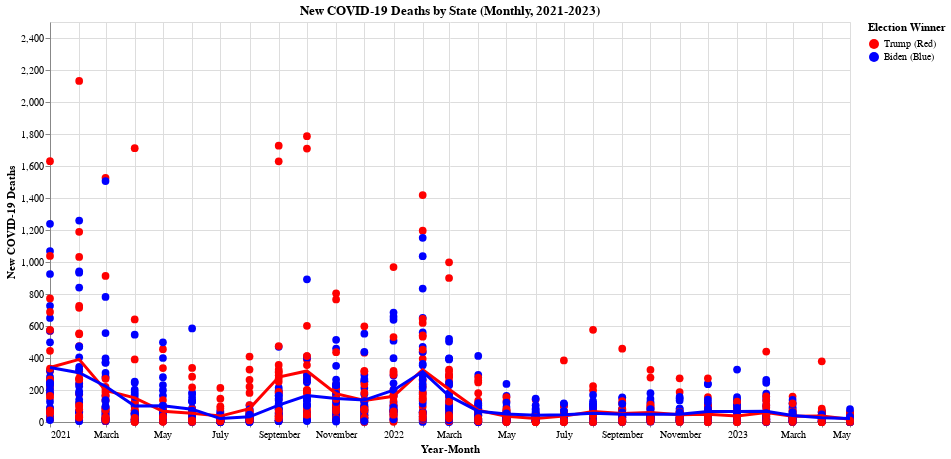

This figure's notebook cell:
### Code cell
import pandas as pd
import altair as alt

election_data = pd.read_csv('../Data/us_election_2020.csv')
covid_data = pd.read_csv('../Data/covid-cases.csv')

# Convert the date column to datetime format
covid_data['date'] = pd.to_datetime(covid_data['date'], format='%m/%d/%Y')

# Filter data for years 2021-2023, remove California data, and add a year-month column
covid_data_filtered = covid_data[(covid_data['date'].dt.year >= 2021) & (covid_data['date'].dt.year <= 2023)]
covid_data_filtered = covid_data_filtered[covid_data_filtered['state'] != 'CA']
covid_data_filtered = covid_data_filtered.copy()  # Avoid SettingWithCopyWarning
covid_data_filtered['year_month'] = covid_data_filtered['date'].dt.to_period('M').dt.to_timestamp()

# Drop duplicate counties to make sure each county is counted only once per month
covid_data_filtered_unique = covid_data_filtered.drop_duplicates(subset=['state', 'county', 'year_month'])

# Aggregate the COVID data by year-month and state to get new deaths for unique counties only
covid_deaths_by_state_month = covid_data_filtered_unique.groupby(['state', 'year_month']).agg({'New deaths': 'sum'}).reset_index()

# Merge with election data on state
merged_data_monthly = pd.merge(covid_deaths_by_state_month, election_data, left_on='state', right_on='state_abr')

# Drop unnecessary columns based on the columns actually present in merged_data_monthly
merged_data_monthly = merged_data_monthly[['state_abr', 'year_month', 'New deaths', 'trump_pct', 'biden_pct', 'trump_win', 'biden_win']]
merged_data_monthly = merged_data_monthly.rename(columns={'state_abr': 'state', 'New deaths': 'new_deaths'})

# Create a selection for user interaction
selection = alt.selection_multi(fields=['trump_win'], bind='legend')

# Create a scatter plot using Altair with interactive filtering and a customized legend
scatter_plot_monthly = alt.Chart(merged_data_monthly).mark_circle(size=60).encode(
    x=alt.X('year_month:T', title='Year-Month'),
    y=alt.Y('new_deaths:Q', title='New COVID-19 Deaths', scale=alt.Scale(domain=[0, 2500])),
    color=alt.Color('trump_win:N', scale=alt.Scale(domain=[1, 0], range=['red', 'blue']), title='Election Winner', legend=alt.Legend(
        title="Election Winner", labelExpr="datum.label == '1' ? 'Trump (Red)' : 'Biden (Blue)'")),
    opacity=alt.condition(selection, alt.value(1), alt.value(0.2)),
    tooltip=['state:N', 'year_month:T', 'new_deaths:Q', 'trump_pct:Q', 'biden_pct:Q']
).properties(
    width=800,
    height=400
).add_selection(
    selection
)

# Create line plots for Trump and Biden wins with interactive filtering
line_trump = alt.Chart(merged_data_monthly[merged_data_monthly['trump_win'] == 1]).mark_line(color='red', size=3).encode(
    x=alt.X('year_month:T', title='Year-Month'),
    y=alt.Y('mean(new_deaths):Q', title='New COVID-19 Deaths', scale=alt.Scale(domain=[0, 2500])),
    opacity=alt.condition(selection, alt.value(1), alt.value(0.2))
)

line_biden = alt.Chart(merged_data_monthly[merged_data_monthly['biden_win'] == 1]).mark_line(color='blue', size=3).encode(
    x=alt.X('year_month:T', title='Year-Month'),
    y=alt.Y('mean(new_deaths):Q', title='New COVID-19 Deaths', scale=alt.Scale(domain=[0, 2500])),
    opacity=alt.condition(selection, alt.value(1), alt.value(0.2))
)

layered_chart = (scatter_plot_monthly + line_trump + line_biden).properties(
    title='New COVID-19 Deaths by State (Monthly, 2021-2023)'
)

layered_chart

### Figure 1 — Vega-Lite specification as saved in the notebook (floating-point values rounded to 4 significant figures; data arrays with more than 128 entries replaced by an {"elided": "..."} marker saying what was removed)
{"config": {"view": {"continuousWidth": 300, "continuousHeight": 300}}, "layer": [{"data": {"name": "data-27bf585c81587229d0973cb6c6f2144d"}, "mark": {"type": "circle", "size": 60}, "encoding": {"color": {"field": "trump_win", "legend": {"labelExpr": "datum.label == '1' ? 'Trump (Red)' : 'Biden (Blue)'", "title": "Election Winner"}, "scale": {"domain": [1, 0], "range": ["red", "blue"]}, "title": "Election Winner", "type": "nominal"}, "opacity": {"condition": {"param": "param_1", "value": 1}, "value": 0.2}, "tooltip": [{"field": "state", "type": "nominal"}, {"field": "year_month", "type": "temporal"}, {"field": "new_deaths", "type": "quantitative"}, {"field": "trump_pct", "type": "quantitative"}, {"field": "biden_pct", "type": "quantitative"}], "x": {"field": "year_month", "title": "Year-Month", "type": "temporal"}, "y": {"field": "new_deaths", "scale": {"domain": [0, 2500]}, "title": "New COVID-19 Deaths", "type": "quantitative"}}, "name": "view_1"}, {"data": {"name": "data-80c0977de2032f09f8a0474bcc8678dd"}, "mark": {"type": "line", "color": "red", "size": 3}, "encoding": {"opacity": {"condition": {"param": "param_1", "value": 1}, "value": 0.2}, "x": {"field": "year_month", "title": "Year-Month", "type": "temporal"}, "y": {"aggregate": "mean", "field": "new_deaths", "scale": {"domain": [0, 2500]}, "title": "New COVID-19 Deaths", "type": "quantitative"}}}, {"data": {"name": "data-afa1c7911deb9002f5f3a107f029b60f"}, "mark": {"type": "line", "color": "blue", "size": 3}, "encoding": {"opacity": {"condition": {"param": "param_1", "value": 1}, "value": 0.2}, "x": {"field": "year_month", "title": "Year-Month", "type": "temporal"}, "y": {"aggregate": "mean", "field": "new_deaths", "scale": {"domain": [0, 2500]}, "title": "New COVID-19 Deaths", "type": "quantitative"}}}], "height": 400, "params": [{"name": "param_1", "select": {"type": "point", "fields": ["trump_win"]}, "bind": "legend", "views": ["view_1"]}], "title": "New COVID-19 Deaths by State (Monthly, 2021-2023)", "width": 800, "$schema": "https://vega.github.io/schema/vega-lite/v5.20.1.json", "datasets": {"data-27bf585c81587229d0973cb6c6f2144d": {"elided": "1450 records"}, "data-80c0977de2032f09f8a0474bcc8678dd": {"elided": "725 records"}, "data-afa1c7911deb9002f5f3a107f029b60f": {"elided": "725 records"}}}
